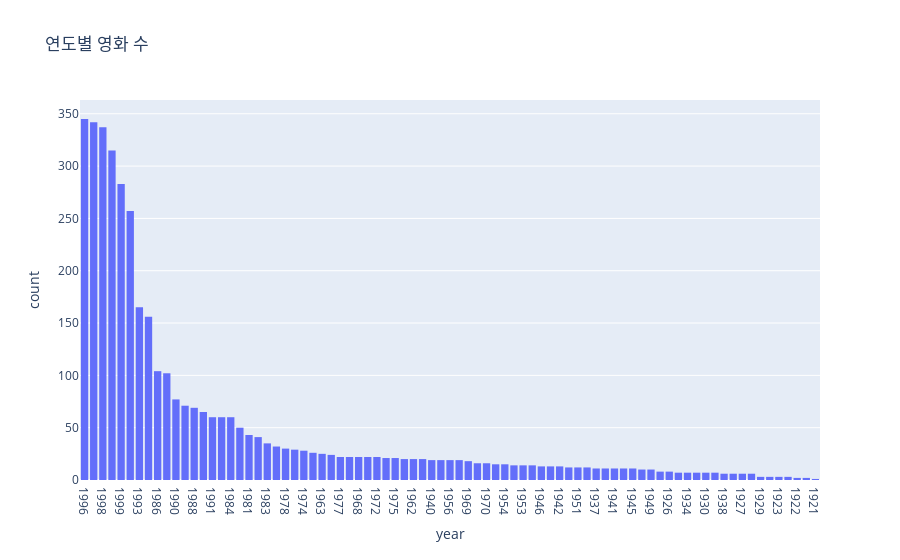

The code cell stored with this chart in its notebook:
### Markdown cell above
#### 연도별 영화 개수 살펴보기
- x축 : 연도
- y축 : 영화의 갯수
- 확인시 1995 ~ 2000년 사이의 영화가 가장 많다는걸 알 수 있다.

### Code cell
# plotly 버전 
movie_count_by_year = px.histogram(movies, 
                                   x='year', 
                                   height=450, 
                                   title='연도별 영화 수').update_xaxes(categoryorder="total descending")
movie_count_by_year

### Figure 1 — Plotly figure (JSON) as saved in the notebook; plotly's stock layout.template omitted (floating-point values rounded to 4 significant figures; data arrays with more than 128 entries replaced by an {"elided": "..."} marker saying what was removed)
{"data": [{"bingroup": "x", "hovertemplate": "year=%{x}<br>count=%{y}<extra></extra>", "legendgroup": "", "marker": {"color": "#636efa", "pattern": {"shape": ""}}, "name": "", "orientation": "v", "showlegend": false, "type": "histogram", "x": {"elided": "3883 str values"}, "xaxis": "x", "yaxis": "y"}], "layout": {"autosize": true, "barmode": "relative", "legend": {"tracegroupgap": 0}, "title": {"text": "연도별 영화 수"}, "xaxis": {"anchor": "y", "autorange": true, "categoryorder": "total descending", "domain": [0, 1], "range": [-0.5, 80.5], "title": {"text": "year"}, "type": "category"}, "yaxis": {"anchor": "x", "autorange": true, "domain": [0, 1], "range": [0, 363.2], "title": {"text": "count"}}}}
